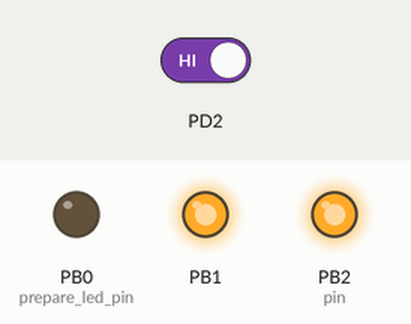
Simulated run of this program. Board: ATmega328P, built with avr-gcc and emulated at 8 MHz. Shown: output pins drawn as LEDs (lit = HIGH). Inputs (shaded band) come from the test bench; at power-on: PD2 HIGH. What the program prints to the serial monitor is not drawn.

Above: at 1.2 s.
1.3 s: PD2 driven LOW
At 2.1 s:
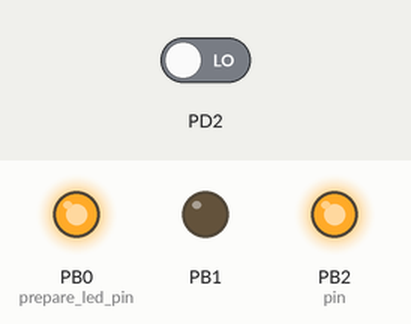
Timing chart, 0 to 4.3 s (numbered marks = the images above; inputs shaded):
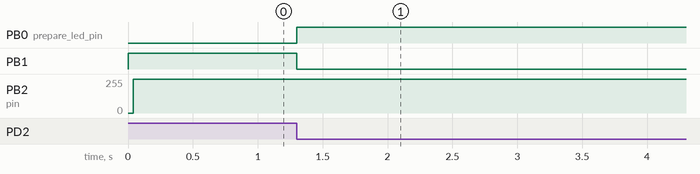

The program:

main.c
```c
#include <avr/io.h>
#include <avr/interrupt.h>
#include <stdbool.h>
#include <string.h>
#include <util/delay.h>
#include "nrf24l01.h"
#define F_CPU 8000000UL

#define BAUDRATE 9600
#define BAUD_PRESCALER (((F_CPU/(BAUDRATE*16UL)))-1)

nRF24L01 *setup_rf(void);
void process_message(char *message);
inline void prepare_led_pin(void);
inline void  set_led_high(void);
inline void  set_led_low(void);

volatile bool rf_interrupt = false;

void USART_INIT(void)
{
	// This function sets up the microcontroller for serial communication
	// The baud rate, registers, and prescaler value are all set.
	UBRR0H = (uint8_t)(BAUD_PRESCALER>>8);
	UBRR0L = (uint8_t)(BAUD_PRESCALER);
	UCSR0B = (1<<RXEN0)|(1<<TXEN0);
	UCSR0C = (3<<UCSZ00);
}

void USART_SEND(unsigned char data)
{
	// This function sends a single character from the ATmega328P to the computer.
	while(!(UCSR0A&(1<<UDRE0)));
	UDR0=data;
}

int main(void) {
	uint8_t address[5] = { 0x01, 0x01, 0x01, 0x01, 0x01 };
	prepare_led_pin();
	sei();
	nRF24L01 *rf = setup_rf();
	nRF24L01_listen(rf, 0, address);
	uint8_t addr[5];
	uint8_t config = 0x00;
	nRF24L01_read_register(rf, config, addr, 1);
	USART_INIT();

	while (true) {
		if (rf_interrupt) {
			rf_interrupt = false;
			while (nRF24L01_data_received(rf)) {
				nRF24L01Message msg;
				nRF24L01_read_received_data(rf, &msg);
				set_led_high();
				for(int i=0; i < 2; i++)
				{
					USART_SEND(msg.data[i]);
				}
				USART_SEND(10);
				nRF24L01_flush_receive_message(rf);
			}

			nRF24L01_listen(rf, 0, address);
		}
		set_led_low();
	}

	return 0;
}

nRF24L01 *setup_rf(void) {
	nRF24L01 *rf = nRF24L01_init();
	rf->ss.port = &PORTB;
	rf->ss.pin = PB2;
	rf->ce.port = &PORTB;
	rf->ce.pin = PB1;
	rf->sck.port = &PORTB;
	rf->sck.pin = PB5;
	rf->mosi.port = &PORTB;
	rf->mosi.pin = PB3;
	rf->miso.port = &PORTB;
	rf->miso.pin = PB4;
	// interrupt on falling edge of INT0 (PD2)
	EICRA |= _BV(ISC01);
	EIMSK |= _BV(INT0);
	nRF24L01_begin(rf);
	return rf;
}

void process_message(char *message) {
	if (strcmp(message, "ON") == 0)
	set_led_high();
	else if (strcmp(message, "OFF") == 0)
	set_led_low();
}

inline void prepare_led_pin(void) {
	DDRB |= _BV(PB0);
	PORTB &= ~_BV(PB0);
}

inline void set_led_high(void) {
	PORTB |= _BV(PB0);
}

inline void set_led_low(void) {
	PORTB &= ~_BV(PB0);
}

// nRF24L01 interrupt
ISR(INT0_vect) {
	rf_interrupt = true;
}

/*Transmit
#include <avr/io.h>
#include <avr/interrupt.h>
#include <util/delay.h>
#include <stdbool.h>
#include <string.h>
#include "nrf24l01.h"

#define F_CPU 8000000

void setup_timer(void);
nRF24L01 *setup_rf(void);
inline void prepare_led_pin(void);
inline void  set_led_high(void);
inline void  set_led_low(void);

volatile bool rf_interrupt = false;
volatile bool send_message = false;

uint16_t ReadADC(uint8_t ADCchannel)
{
	// This function reads and returns the ADC value from a specified input pin
	ADMUX = (ADMUX&0xF0)|(ADCchannel&0x0F); // select ADC channel with safety mask
	ADCSRA |= (1<<ADSC);  // single conversion mode
	while( ADCSRA & (1<<ADSC));// wait until ADC conversion is complete
	return ADC;
}

void ADC_Init()
{
	ADMUX |= (1<<REFS0); // select Vref=AVcc
	ADCSRA |= (1<<ADPS1)|(1<<ADPS0)|(1<<ADEN);   // set prescaler to 8 and enable ADC
}


int main(void) {
	uint8_t to_address[5] = { 0x01, 0x01, 0x01, 0x01, 0x01 };
	ADC_Init();
	int temp;
	sei();
	nRF24L01 *rf = setup_rf();
	setup_timer();
	prepare_led_pin();

	while (true) {
		if (rf_interrupt) {
			rf_interrupt = false;
			int success = nRF24L01_transmit_success(rf);
			if (success != 0)
			nRF24L01_flush_transmit_message(rf);
			set_led_low();
		}

		if (send_message) {
			set_led_high();
			send_message = false;
			temp=ReadADC(0)*6+320;
			nRF24L01Message msg;
			msg.data[0] = (char)(temp/10)%10+48;
			msg.data[1] = (char)(temp/100)%10+48;
			msg.length = strlen((char *)msg.data) + 1;
			nRF24L01_transmit(rf, to_address, &msg);
		}
	}

	return 0;
}

nRF24L01 *setup_rf(void) {
	nRF24L01 *rf = nRF24L01_init();
	rf->ss.port = &PORTB;
	rf->ss.pin = PB2;
	rf->ce.port = &PORTB;
	rf->ce.pin = PB1;
	rf->sck.port = &PORTB;
	rf->sck.pin = PB5;
	rf->mosi.port = &PORTB;
	rf->mosi.pin = PB3;
	rf->miso.port = &PORTB;
	rf->miso.pin = PB4;
	// interrupt on falling edge of INT0 (PD2)
	EICRA |= _BV(ISC01);
	EIMSK |= _BV(INT0);
	nRF24L01_begin(rf);
	return rf;
}

// setup timer to trigger interrupt every second when at 1MHz
void setup_timer(void) {
	TCCR1B |= _BV(WGM12);
	TIMSK1 |= _BV(OCIE1A);
	OCR1A = 15624;
	TCCR1B |= _BV(CS10) | _BV(CS11);
}

// each one second interrupt
ISR(TIMER1_COMPA_vect) {
	send_message = true;
}

// nRF24L01 interrupt
ISR(INT0_vect) {
	rf_interrupt = true;
}

inline void prepare_led_pin(void) {
	DDRB |= _BV(PB0);
	PORTB &= ~_BV(PB0);
}

inline void set_led_high(void) {
	PORTB |= _BV(PB0);
}

inline void set_led_low(void) {
	PORTB &= ~_BV(PB0);
}

*/
```

nrf24l01-mnemonics.h
```c
/**
 *  From the specifications available in the download section of
 *  http://www.nordicsemi.com/kor/Products/2.4GHz-RF/nRF24L01P
 */

#ifndef _NRF24L01_MNEMONICS_H
#define _NRF24L01_MNEMONICS_H


// SPI Commands

#define R_REGISTER          0x00 // 000A AAAA
#define W_REGISTER          0x20 // 001A AAAA
#define R_RX_PAYLOAD        0x61 // 0110 0001
#define W_TX_PAYLOAD        0xA0 // 1010 0000
#define FLUSH_TX            0xE1 // 1110 0001
#define FLUSH_RX            0xE2 // 1110 0010
#define REUSE_TX_PL         0xE3 // 1110 0011
#define R_RX_PL_WID         0x60 // 0110 0000
#define W_ACK_PAYLOAD       0xA8 // 1010 1PPP
#define W_TX_PAYLOAD_NOACK  0xB0 // 1011 0000
#define NOP                 0xFF // 1111 1111


// Register Map

#define CONFIG      0x00
#define MASK_RX_DR  6
#define MASK_TX_DS  5
#define MASK_MAX_RT 4
#define EN_CRC      3
#define CRCO        2
#define PWR_UP      1
#define PRIM_RX     0

#define EN_AA       0x01
#define ENAA_P5     5
#define ENAA_P4     4
#define ENAA_P3     3
#define ENAA_P2     2
#define ENAA_P1     1
#define ENAA_P0     0

#define EN_RXADDR   0x02
#define ERX_P5      5
#define ERX_P4      4
#define ERX_P3      3
#define ERX_P2      2
#define ERX_P1      1
#define ERX_P0      0

#define SETUP_AW    0x03
#define AW          0

#define SETUP_RETR  0x04
#define ARD         4
#define ARC         0

#define RF_CH       0x05

#define RF_SETUP    0x06
#define CONT_WAVE   7
#define RF_DR_LOW   5
#define PLL_LOCK    4
#define RF_DR_HIGH  3
#define RF_PWR      1

#define STATUS              0x07
#define RX_DR               6
#define TX_DS               5
#define MAX_RT              4
#define RX_P_NO_MASK        0x0E
#define STATUS_TX_FULL      0

#define OBSERVE_TX  0x08
#define PLOS_CNT    4
#define ARC_CNT     0

#define RPD         0x09

#define RX_ADDR_P0  0x0A
#define RX_ADDR_P1  0x0B
#define RX_ADDR_P2  0x0C
#define RX_ADDR_P3  0x0D
#define RX_ADDR_P4  0x0E
#define RX_ADDR_P5  0x0F

#define TX_ADDR     0x10

#define RX_PW_P0    0x11
#define RX_PW_P1    0x12
#define RX_PW_P2    0x13
#define RX_PW_P3    0x14
#define RX_PW_P4    0x15
#define RX_PW_P5    0x16

#define FIFO_STATUS         0x17
#define TX_REUSE            6
#define FIFO_TX_FULL        5
#define TX_EMPTY            4
#define RX_FULL             1
#define RX_EMPTY            0

#define DYNPD       0x1C
#define DPL_P5      5
#define DPL_P4      4
#define DPL_P3      3
#define DPL_P2      2
#define DPL_P1      1
#define DPL_P0      0

#define FEATURE     0x1D
#define EN_DPL      2
#define EN_ACK_PAY  1
#define EN_DYN_ACK  0

#endif
```

nrf24l01.c
```c
#include <stdlib.h>
#include <stdbool.h>
#include <avr/io.h>
#include <util/delay.h>
#include <string.h>
#include "nrf24l01.h"
#include "nrf24l01-mnemonics.h"


static void copy_address(uint8_t *source, uint8_t *destination);
inline static void set_as_output(gpio_pin pin);
inline static void set_high(gpio_pin pin);
inline static void set_low(gpio_pin pin);
static void spi_init(nRF24L01 *rf);
static uint8_t spi_transfer(uint8_t data);


nRF24L01 *nRF24L01_init(void) {
	nRF24L01 *rf = malloc(sizeof(nRF24L01));
	memset(rf, 0, sizeof(nRF24L01));
	return rf;
}

void nRF24L01_begin(nRF24L01 *rf) {
	set_as_output(rf->ss);
	set_as_output(rf->ce);

	set_high(rf->ss);
	set_low(rf->ce);

	spi_init(rf);

	nRF24L01_send_command(rf, FLUSH_RX, NULL, 0);
	nRF24L01_send_command(rf, FLUSH_TX, NULL, 0);
	nRF24L01_clear_interrupts(rf);

	uint8_t data;
	data = _BV(EN_CRC) | _BV(CRCO) | _BV(PWR_UP) | _BV(PRIM_RX);
	nRF24L01_write_register(rf, CONFIG, &data, 1);

	// enable Auto Acknowlegde on all pipes
	data = _BV(ENAA_P0) | _BV(ENAA_P1) | _BV(ENAA_P2)
	| _BV(ENAA_P3) | _BV(ENAA_P4) | _BV(ENAA_P5);
	nRF24L01_write_register(rf, EN_AA, &data, 1);

	// enable Dynamic Payload on al pipes
	data = _BV(DPL_P0) | _BV(DPL_P1) | _BV(DPL_P2)
	| _BV(DPL_P3) | _BV(DPL_P4) | _BV(DPL_P5);
	nRF24L01_write_register(rf, DYNPD, &data, 1);

	// enable Dynamic Payload (global)
	data = _BV(EN_DPL);
	nRF24L01_write_register(rf, FEATURE, &data, 1);

	// disable all rx addresses
	data = 0;
	nRF24L01_write_register(rf, EN_RXADDR, &data, 1);
}

uint8_t nRF24L01_send_command(nRF24L01 *rf, uint8_t command, void *data,
size_t length) {
	set_low(rf->ss);

	rf->status = spi_transfer(command);
	for (unsigned int i = 0; i < length; i++)
	((uint8_t*)data)[i] = spi_transfer(((uint8_t*)data)[i]);

	set_high(rf->ss);

	return rf->status;
}

uint8_t nRF24L01_write_register(nRF24L01 *rf, uint8_t reg_address, void *data,
size_t length) {
	return nRF24L01_send_command(rf, W_REGISTER | reg_address, data, length);
}

uint8_t nRF24L01_read_register(nRF24L01 *rf, uint8_t reg_address, void *data,
size_t length) {
	return nRF24L01_send_command(rf, R_REGISTER | reg_address, data, length);
}

uint8_t nRF24L01_no_op(nRF24L01 *rf) {
	return nRF24L01_send_command(rf, NOP, NULL, 0);
}

uint8_t nRF24L01_update_status(nRF24L01 *rf) {
	return nRF24L01_no_op(rf);
}

uint8_t nRF24L01_get_status(nRF24L01 *rf) {
	return rf->status;
}

bool nRF24L01_data_received(nRF24L01 *rf) {
	set_low(rf->ce);
	nRF24L01_update_status(rf);
	return nRF24L01_pipe_number_received(rf) >= 0;
}

void nRF24L01_listen(nRF24L01 *rf, int pipe, uint8_t *address) {
	uint8_t addr[5];
	copy_address(address, addr);

	nRF24L01_write_register(rf, RX_ADDR_P0 + pipe, addr, 5);

	uint8_t current_pipes;
	nRF24L01_read_register(rf, EN_RXADDR, &current_pipes, 1);
	current_pipes |= _BV(pipe);
	nRF24L01_write_register(rf, EN_RXADDR, &current_pipes, 1);

	set_high(rf->ce);
}

bool nRF24L01_read_received_data(nRF24L01 *rf, nRF24L01Message *message) {
	message->pipe_number = nRF24L01_pipe_number_received(rf);
	nRF24L01_clear_receive_interrupt(rf);
	if (message->pipe_number < 0) {
		message->length = 0;
		return false;
	}

	nRF24L01_read_register(rf, R_RX_PL_WID, &message->length, 1);

	if (message->length > 0) {
		nRF24L01_send_command(rf, R_RX_PAYLOAD, &message->data,
		message->length);
	}

	return true;
}

int nRF24L01_pipe_number_received(nRF24L01 *rf) {
	int pipe_number = (rf->status & RX_P_NO_MASK) >> 1;
	return pipe_number <= 5 ? pipe_number : -1;
}

void nRF24L01_transmit(nRF24L01 *rf, void *address, nRF24L01Message *msg) {
	nRF24L01_clear_transmit_interrupts(rf);
	uint8_t addr[5];
	copy_address((uint8_t *)address, addr);
	nRF24L01_write_register(rf, TX_ADDR, addr, 5);
	copy_address((uint8_t *)address, addr);
	nRF24L01_write_register(rf, RX_ADDR_P0, addr, 5);
	nRF24L01_send_command(rf, W_TX_PAYLOAD, &msg->data, msg->length);
	uint8_t config;
	nRF24L01_read_register(rf, CONFIG, &config, 1);
	config &= ~_BV(PRIM_RX);
	nRF24L01_write_register(rf, CONFIG, &config, 1);
	set_high(rf->ce);
}

int nRF24L01_transmit_success(nRF24L01 *rf) {
	set_low(rf->ce);
	nRF24L01_update_status(rf);
	int success;
	if (rf->status & _BV(TX_DS)) success = 0;
	else if (rf->status & _BV(MAX_RT)) success = -1;
	else success = -2;
	nRF24L01_clear_transmit_interrupts(rf);
	uint8_t config;
	nRF24L01_read_register(rf, CONFIG, &config, 1);
	config |= _BV(PRIM_RX);
	nRF24L01_write_register(rf, CONFIG, &config, 1);
	return success;
}

void nRF24L01_flush_transmit_message(nRF24L01 *rf) {
	nRF24L01_send_command(rf, FLUSH_TX, NULL, 0);
}

void nRF24L01_flush_receive_message(nRF24L01 *rf) {
	nRF24L01_send_command(rf, FLUSH_RX, NULL, 0);
}

void nRF24L01_retry_transmit(nRF24L01 *rf) {
	// XXX not sure it works this way, never tested
	uint8_t config;
	nRF24L01_read_register(rf, CONFIG, &config, 1);
	config &= ~_BV(PRIM_RX);
	nRF24L01_write_register(rf, CONFIG, &config, 1);
	set_high(rf->ce);
}

void nRF24L01_clear_interrupts(nRF24L01 *rf) {
	uint8_t data = _BV(RX_DR) | _BV(TX_DS) | _BV(MAX_RT);
	nRF24L01_write_register(rf, STATUS, &data, 1);
}

void nRF24L01_clear_transmit_interrupts(nRF24L01 *rf) {
	uint8_t data = _BV(TX_DS) | _BV(MAX_RT);
	nRF24L01_write_register(rf, STATUS, &data, 1);
}

void nRF24L01_clear_receive_interrupt(nRF24L01 *rf) {
	uint8_t data = _BV(RX_DR) | rf->status;
	nRF24L01_write_register(rf, STATUS, &data, 1);
}

static void copy_address(uint8_t *source, uint8_t *destination) {
	for (int i = 0; i < 5; i++)
	destination[i] = source[i];
}

inline static void set_as_output(gpio_pin pin) {
	volatile uint8_t *ddr = pin.port - 1;
	*ddr |= _BV(pin.pin);
}

inline static void set_as_input(gpio_pin pin) {
	volatile uint8_t *ddr = pin.port - 1;
	*ddr &= ~_BV(pin.pin);
}

inline static void set_high(gpio_pin pin) {
	*pin.port |= _BV(pin.pin);
}

inline static void set_low(gpio_pin pin) {
	*pin.port &= ~_BV(pin.pin);
}

static void spi_init(nRF24L01 *rf) {
	// set as master
	SPCR |= _BV(MSTR);
	// enable SPI
	SPCR |= _BV(SPE);
	// MISO pin automatically overrides to input
	set_as_output(rf->sck);
	set_as_output(rf->mosi);
	set_as_input(rf->miso);
	// SPI mode 0: Clock Polarity CPOL = 0, Clock Phase CPHA = 0
	SPCR &= ~_BV(CPOL);
	SPCR &= ~_BV(CPHA);
	// Clock 2X speed
	SPCR &= ~_BV(SPR0);
	SPCR &= ~_BV(SPR1);
	SPSR |= _BV(SPI2X);
	// most significant first (MSB)
	SPCR &= ~_BV(DORD);
}

static uint8_t spi_transfer(uint8_t data) {
	SPDR = data;
	while (!(SPSR & _BV(SPIF)));
	return SPDR;
}
```

nrf24l01.h
```c
#include <stdlib.h>
#include <stdint.h>
#include <stdbool.h>

#ifndef _NRF24L01_H
#define _NRF24L01_H


typedef struct {
	int pipe_number;
	uint8_t data[32];
	uint8_t length;
} nRF24L01Message;

typedef struct {
	volatile uint8_t *port;
	uint8_t pin;
} gpio_pin;

typedef struct {
	gpio_pin ss; // slave select
	gpio_pin ce; // chip enabled
	gpio_pin sck; // serial clock
	gpio_pin mosi; // master out slave in
	gpio_pin miso; // master in slave out
	uint8_t status;
} nRF24L01;


nRF24L01 *nRF24L01_init(void);
void nRF24L01_begin(nRF24L01 *rf);
uint8_t nRF24L01_send_command(nRF24L01 *rf, uint8_t command, void *data,
size_t length);
uint8_t nRF24L01_write_register(nRF24L01 *rf, uint8_t reg_address, void *data,
size_t length);
uint8_t nRF24L01_read_register(nRF24L01 *rf, uint8_t regAddress, void *data,
size_t length);
uint8_t nRF24L01_no_op(nRF24L01 *rf);
uint8_t nRF24L01_update_status(nRF24L01 *rf);
uint8_t nRF24L01_get_status(nRF24L01 *rf);
void nRF24L01_listen(nRF24L01 *rf, int pipe, uint8_t *address);
bool nRF24L01_data_received(nRF24L01 *rf);
bool nRF24L01_read_received_data(nRF24L01 *rf, nRF24L01Message *message);
int nRF24L01_pipe_number_received(nRF24L01 *rf);
void nRF24L01_transmit(nRF24L01 *rf, void *address, nRF24L01Message *msg);
int nRF24L01_transmit_success(nRF24L01 *rf);
void nRF24L01_flush_transmit_message(nRF24L01 *rf);
void nRF24L01_flush_receive_message(nRF24L01 *rf);
void nRF24L01_retry_transmit(nRF24L01 *rf);
void nRF24L01_clear_interrupts(nRF24L01 *rf);
void nRF24L01_clear_transmit_interrupts(nRF24L01 *rf);
void nRF24L01_clear_receive_interrupt(nRF24L01 *rf);

#endif
```

Measured:
- after the input at 1.3 s, PB0 (prepare_led_pin): LOW → HIGH at once; PB1: HIGH → LOW at once
